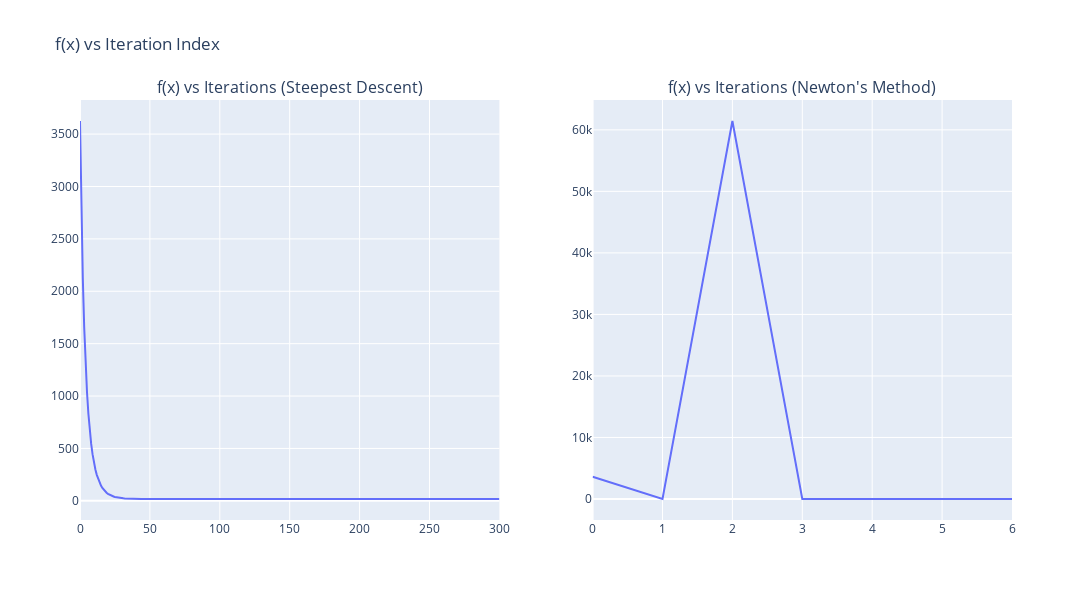

Notebook code cell kept with this figure:
### Code cell
sd_f = [f(x) for x in sd_path]
nm_f = [f(x) for x in nm_path]

fig_f = make_subplots(rows=1, cols=2, subplot_titles=("f(x) vs Iterations (Steepest Descent)", "f(x) vs Iterations (Newton's Method)"))
fig_f.add_trace(px.line(x=np.arange(len(sd_f)), y=sd_f).data[0], row=1, col=1)
fig_f.add_trace(px.line(x=np.arange(len(nm_f)), y=nm_f).data[0], row=1, col=2)
fig_f.update_layout(height=600, width=1200, title_text="f(x) vs Iteration Index")
fig_f.show()

### Figure 1 — Plotly figure (JSON) as saved in the notebook; plotly's stock layout.template omitted (floating-point values rounded to 4 significant figures; data arrays with more than 128 entries replaced by an {"elided": "..."} marker saying what was removed)
{"data": [{"hovertemplate": "x=%{x}<br>y=%{y}<extra></extra>", "legendgroup": "", "line": {"color": "#636efa", "dash": "solid"}, "marker": {"symbol": "circle"}, "mode": "lines", "name": "", "orientation": "v", "showlegend": false, "type": "scatter", "x": {"elided": "301 int values"}, "xaxis": "x", "y": {"elided": "301 float values"}, "yaxis": "y"}, {"hovertemplate": "x=%{x}<br>y=%{y}<extra></extra>", "legendgroup": "", "line": {"color": "#636efa", "dash": "solid"}, "marker": {"symbol": "circle"}, "mode": "lines", "name": "", "orientation": "v", "showlegend": false, "type": "scatter", "x": [0, 1, 2, 3, 4, 5, 6], "xaxis": "x2", "y": [3625, 24.96, 61440.0, 0.0002977, 8.864e-06, 5.518e-24, 0], "yaxis": "y2"}], "layout": {"annotations": [{"font": {"size": 16}, "showarrow": false, "text": "f(x) vs Iterations (Steepest Descent)", "x": 0.225, "xanchor": "center", "xref": "paper", "y": 1, "yanchor": "bottom", "yref": "paper"}, {"font": {"size": 16}, "showarrow": false, "text": "f(x) vs Iterations (Newton's Method)", "x": 0.775, "xanchor": "center", "xref": "paper", "y": 1, "yanchor": "bottom", "yref": "paper"}], "height": 600, "title": {"text": "f(x) vs Iteration Index"}, "width": 1200, "xaxis": {"anchor": "y", "domain": [0, 0.45]}, "xaxis2": {"anchor": "y2", "domain": [0.55, 1]}, "yaxis": {"anchor": "x", "domain": [0, 1]}, "yaxis2": {"anchor": "x2", "domain": [0, 1]}}}
